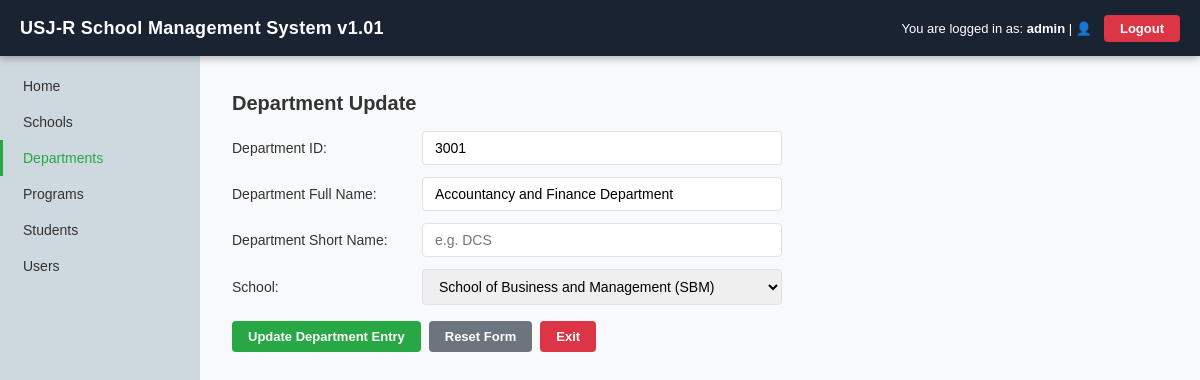
/Final/screens/departments/departmentUpdate.php?deptid=3001 (signed in), run on the app's committed database.
### tables this page shows
CREATE TABLE `departments`(
  `deptid` INT NOT NULL,
  `deptfullname` VARCHAR(100) NOT NULL,
  `deptshortname` VARCHAR(20),
  `deptcollid` INT NOT NULL, 

  PRIMARY KEY (`deptid`),

  CONSTRAINT `fk_department_college_id`
     FOREIGN KEY (`deptcollid`) 
     REFERENCES `colleges` (`collid`)
     ON DELETE CASCADE
     ON UPDATE CASCADE
  );

CREATE TABLE `colleges` (
  `collid` INT NOT NULL,
  `collfullname` VARCHAR(100) NOT NULL,
  `collshortname` VARCHAR(20) NOT NULL,
  PRIMARY KEY (`collid`));

### Final/database/service.php (called while the page is built, shortened)
<?php
function h($value): string {
    return htmlspecialchars((string)$value, ENT_QUOTES, 'UTF-8');
}
function currentUser(): ?array {
    return $_SESSION['user'] ?? null;
}

### Final/screens/departments/departmentUpdate.php (the view, shortened to what this page needs)
<?php
require_once __DIR__ . '/../../database/Service.php';
$user = currentUser();
$isAdmin = strtolower($user['role'] ?? '') === 'administrator'
        || strtolower($user['role'] ?? '') === 'admin';
$deptid = (int)($_GET['deptid'] ?? 0);
$schools = [];
try {
    $schools = $pdo->query("SELECT * FROM colleges ORDER BY collfullname")->fetchAll();
} catch (Throwable $e) {
    $schools = [];
}
try {
    $stmt = $pdo->prepare("SELECT * FROM departments WHERE deptid = ?");
    $stmt->execute([$deptid]);
    $dept = $stmt->fetch();
} catch (Throwable $e) {
    $dept = null;
}
?>
<!DOCTYPE html>
<html lang="en">
<head>
    <link rel="stylesheet" href="../../assets/website.css">
</head>
<body>
    <header class="topbar">
        <a class="topbar-brand" href="../homepage.php">USJ-R School Management System v1.01</a>
        <div class="topbar-right">
            <span class="user-info">You are logged in as: <strong><?= h($user['username'] ?? '') ?></strong> | 👤</span>
            <a href="../../login.php?action=logout" class="btn-logout" style="text-decoration:none;">Logout</a>
        </div>
    </header>
    <aside class="sidebar">
        <nav>
            <ul>
                <li><a href="../homepage.php">Home</a></li>
                <li><a href="../schools/schools.php">Schools</a></li>
                <li><a href="departments.php" class="active">Departments</a></li>
                <li><a href="../programs/programs.php">Programs</a></li>
                <li><a href="../students/students.php">Students</a></li>
                <?php if ($isAdmin): ?>
                    <li><a href="../users/users.php">Users</a></li>
                <?php endif; ?>
            </ul>
        </nav>
    </aside>
    <main class="main-content">
        <div style="padding: 8px 0; max-width: 860px;">
            <div class="section-header">
                <h2>Department Update</h2>
            </div>
            <form id="deptUpdateForm" method="POST" action="departmentUpdate.php?deptid=<?= urlencode((string)$deptid) ?>">
                <div class="form-row" style="display:grid; grid-template-columns: 180px 360px 1fr; align-items:center; gap:10px; margin-bottom:12px;">
                    <label>Department ID:</label>
                    <input type="number" id="deptid" readonly value="<?= h($dept['deptid']) ?>">
                </div>
                <div class="form-row" style="display:grid; grid-template-columns: 180px 360px 1fr; align-items:center; gap:10px; margin-bottom:12px;">
                    <label>Department Full Name:</label>
                    <input type="text" id="deptfullname" name="deptfullname" placeholder="e.g. Department of Computer Studies" value="<?= h($_POST['deptfullname'] ?? $dept['deptfullname']) ?>">
                </div>
                <div class="form-row" style="display:grid; grid-template-columns: 180px 360px 1fr; align-items:center; gap:10px; margin-bottom:12px;">
                    <label>Department Short Name:</label>
                    <input type="text" id="deptshortname" name="deptshortname" placeholder="e.g. DCS" value="<?= h($_POST['deptshortname'] ?? $dept['deptshortname']) ?>">
                </div>
                <div class="form-row" style="display:grid; grid-template-columns: 180px 360px 1fr; align-items:center; gap:10px; margin-bottom:12px;">
                    <label>School:</label>
                    <select id="deptcollid" name="deptcollid">
                        <?php
                            $selected = (string)($_POST['deptcollid'] ?? $dept['deptcollid']);
                        ?>
                        <?php foreach ($schools as $s): ?>
                            <option value="<?= h($s['collid']) ?>" <?= (string)$s['collid'] === $selected ? 'selected' : '' ?>>
                                <?= h($s['collfullname'] . ' (' . $s['collshortname'] . ')') ?>
                            </option>
                        <?php endforeach; ?>
                    </select>
                </div>
                <div class="form-actions" style="display:flex; gap:8px; margin-top:16px;">
                    <button type="submit" class="btn btn-green">Update Department Entry</button>
                    <a href="departmentUpdate.php?deptid=<?= urlencode((string)$deptid) ?>" class="btn btn-gray">Reset Form</a>
                    <a href="departments.php?collid=<?= (int)$dept['deptcollid'] ?>" class="btn btn-red">Exit</a>
                </div>
            </form>
        </div>
    </main>
</body>
</html>

### Final/assets/website.css (style rules this page uses)
* { box-sizing: border-box; margin: 0; padding: 0; }
:root { --navy: #1a2332; --green: #28a745; --green2: #218838; --red: #dc3545; --red2: #c82333; --orange: #fd7e14; --blue: #007bff; --white: #ffffff; --light: #f8f9fa; --border: #dee2e6; --text: #333333; --muted: #6c757d; --white2: #ced8df; --sidebar-w: 200px; }
body { font-family: sans-serif; font-size: 14px; color: var(--text); background: var(--light); min-height: 100vh; }
.topbar { background: var(--navy); color: var(--white); height: 56px; display: flex; align-items: center; justify-content: space-between; padding: 0 20px; position: fixed; top: 0; left: 0; right: 0; z-index: 1000; box-shadow: 0 2px 8px rgba(0,0,0,.3); }
.topbar-brand { font-size: 18px; font-weight: 700; color: var(--white); text-decoration: none; letter-spacing: .3px; }
.topbar-right { display: flex; align-items: center; gap: 12px; font-size: 13px; }
.topbar-right .user-info { color: var(--white); }
.sidebar { position: fixed; top: 56px; left: 0; bottom: 0; width: var(--sidebar-w); background: var(--white2); }
.sidebar nav ul { padding: 12px 0; }
.sidebar nav ul li a { display: block; padding: 10px 20px; color: var(--text); text-decoration: none; font-size: 14px; font-weight: 500; border-left: 3px solid transparent; transition: all .15s; }
.sidebar nav ul li a.active { color: var(--green); border-left-color: var(--green); }
.main-content { margin-left: var(--sidebar-w); margin-top: 56px; padding: 28px 32px; }
.section-header { display: flex; align-items: center; justify-content: space-between; margin-bottom: 16px; }
.section-header h2 { font-size: 20px; font-weight: 700; }
.form-row { display: grid; grid-template-columns: 220px 1fr auto; align-items: center; gap: 12px; margin-bottom: 16px; }
.form-row label { font-weight: 500; font-size: 14px; }
.form-row input[type=text], .form-row input[type=number], .form-row select { padding: 8px 12px; border: 1px solid var(--border); border-radius: 4px; font-size: 14px; font-family: inherit; width: 100%; }
.form-actions { display: flex; gap: 10px; margin-top: 24px; }
.btn { display: inline-flex; align-items: center; gap: 5px; padding: 8px 16px; border: none; border-radius: 4px; font-size: 13px; font-weight: 600; cursor: pointer; text-decoration: none; transition: background .15s, opacity .15s; font-family: inherit; }
.btn-green { background: var(--green); color: var(--white); }
.btn-red { background: var(--red); color: var(--white); }
.btn-gray { background: #6c757d; color: var(--white); }
.btn-logout { background: var(--red); color: var(--white); padding: 6px 16px; border: none; border-radius: 4px; font-size: 13px; font-weight: 600; cursor: pointer; font-family: inherit; transition: background .15s; }

### data on the page
departments: deptid "3001", deptfullname "Accountancy and Finance Department", deptcollid "School of Business and Management (SBM)"

### other printed values
$user['username'] "admin"
